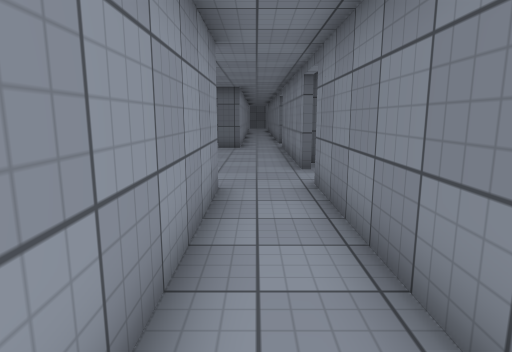
[1] (above)

18 first-person views from a walk through a 3-D level made in the Unity game engine. The camera is 1.4 m above the floor, tilts 10° down and sees 75° across. The floor is counted in squares, 1 m on a side. Each view is taken from the middle of a square. On the plan, view 1 faces up. The plan holds only what a view shows up to about 15 squares ahead; the rest is blank. The place goes on beyond the plan. Surface patterns are stand-ins for the level's own textures.

[2]
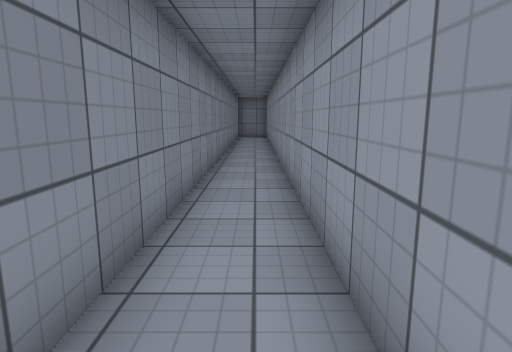

[3]
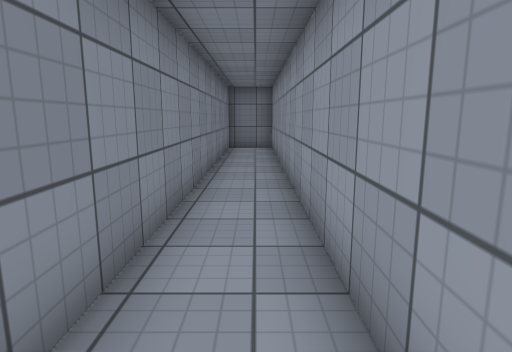

[4]
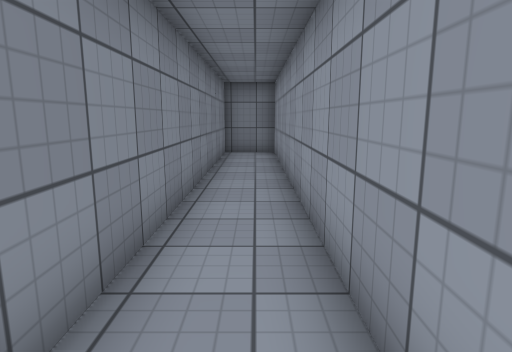

[5]
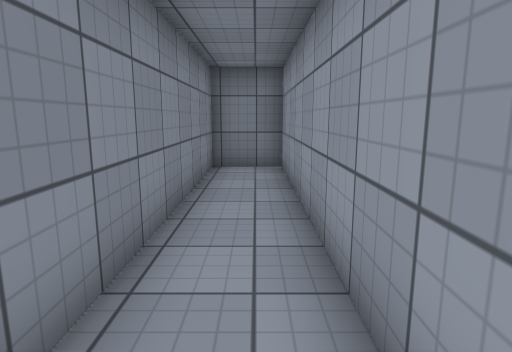

[6]
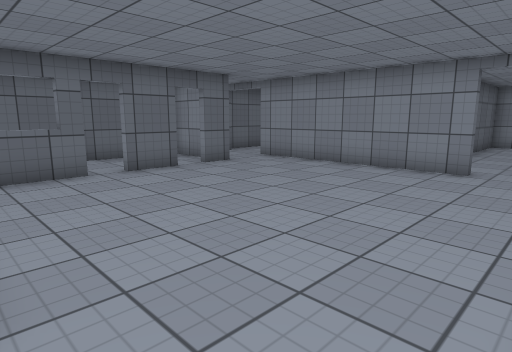

[7]
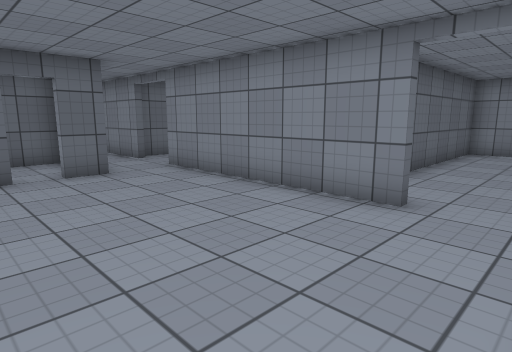

[8]
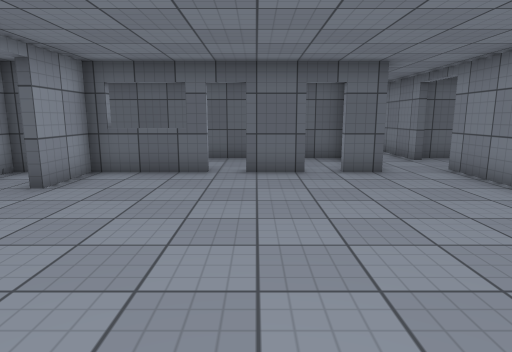

[9]
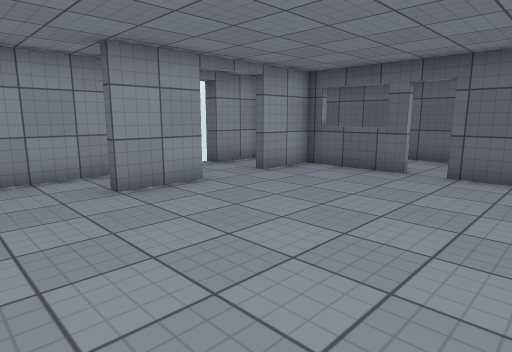

[10]
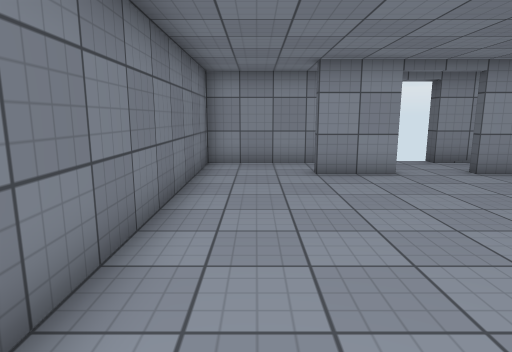

[11]
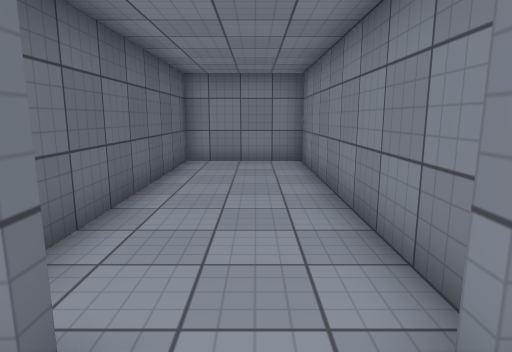

[12]
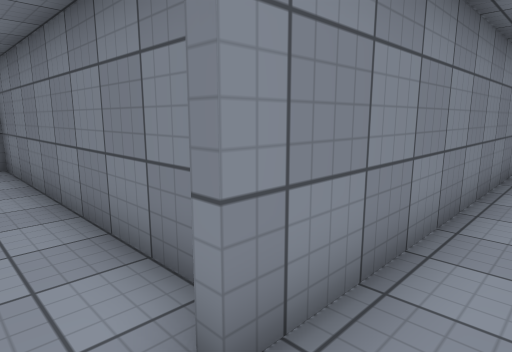

[13]
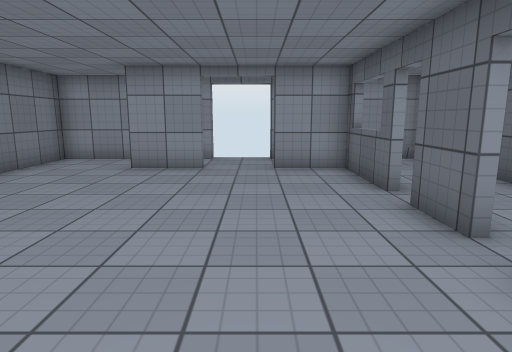

[14]
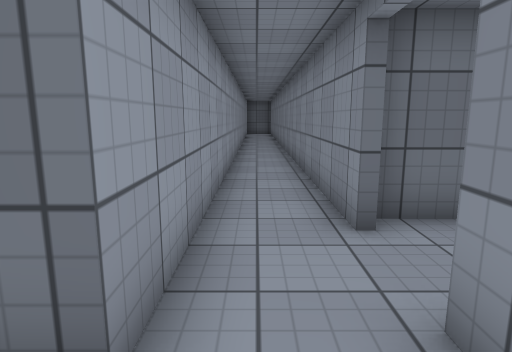

[15]
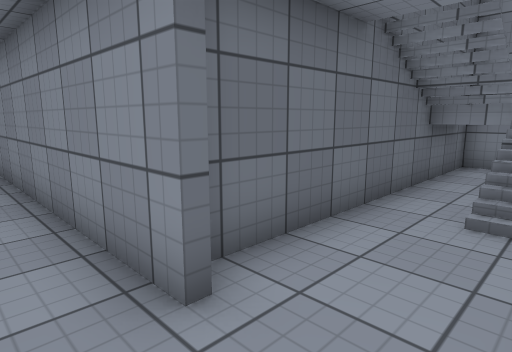

[16]
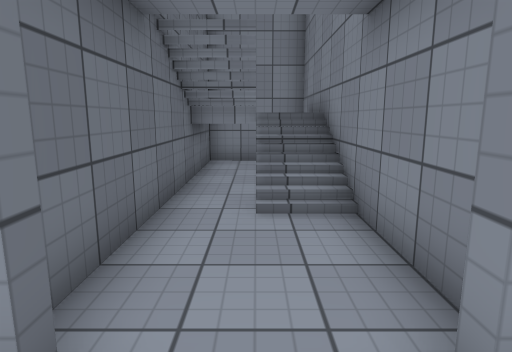

[17]
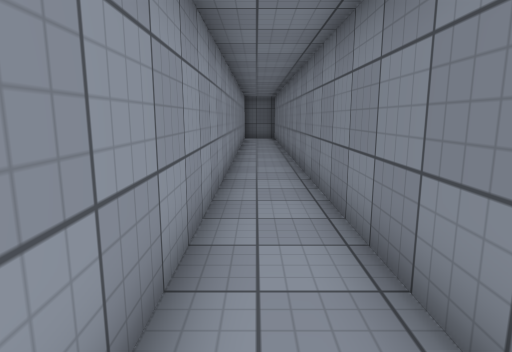

[18]
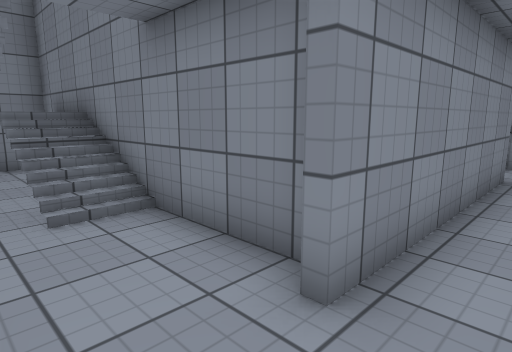

### Floor plan
Points are (right, up) in squares from view 1. A wall is a line through its corners. A room is listed if a view was taken in it or the views show most of it. See-through windows are left out.
Room 1 (views 1, 2, 3, 4, 5)
walls: (-0.8, 6.5) (-0.8, -17.5) (1.2, -17.5) (1.2, 7)
ways out: opening at (0, 7) to room 2
Room 2 (views 6, 7, 8, 9, 10, 11, 12, 13, 14)
walls: (1.2, 8.9) (1.2, 16); (1.5, 6.5) (10.7, 6.5) (10.7, 10.2) (1.6, 10.2); (-0.8, 15.5) (-1.8, 15.5); (-2.6, 15.5) (-4.2, 15.5); (-5.1, 15.5) (-8.2, 15.5) (-8.2, 13.5); (-8.2, 11.6) (-8.2, 9.5); (-10.2, 9.5) (-10.2, 6.5) (-1.8, 6.5)
ways out: opening at (0, 7) to room 1; opening at (0, 15) to room 3; opening at (-5, 16) to room 5; gap at (-4, 16) to room 5; opening at (-9, 10.5) to room 6; opening at (-8, 12.5) to room 6; opening at (-2, 16) to room 7
Room 3 (views 15, 16, 18)
walls: (1.8, 15.5) (7.5, 15.5); (1.2, 17.9) (1.2, 19.4); (-0.8, 19.5) (-0.8, 15.5); (7.5, 18.5) (1.6, 18.5)
ways out: opening at (0, 15) to room 2; opening at (0, 20) to room 4; opening at (6.5, 16); opening at (6.5, 18)
Room 4 (view 17)
walls: (-0.8, 29.5) (-0.8, 19.5); (1.2, 19.4) (1.2, 29.5)
ways out: opening at (0, 20) to room 3
Room 5 (no view inside)
walls: (-2.5, 18.5) (-9.6, 18.5); (-10.2, 18.4) (-10.2, 16.5)
ways out: opening at (-5, 16) to room 2; gap at (-4, 16) to room 2; opening at (-3.5, 17.5) to room 7
Room 6 (no view inside)
walls: (-10.8, 11.5) (-10.2, 11.5) (-10.2, 9.5); (-10.2, 15.5) (-10.2, 13.5) (-10.8, 13.5)
ways out: opening at (-9, 10.5) to room 2; opening at (-8, 12.5) to room 2
Room 7 (no view inside)
walls: (-1, 16.8) (-1, 18.5) (-2.5, 18.5)
ways out: opening at (-2, 16) to room 2; opening at (-3.5, 17.5) to room 5

Where each view was taken, in squares from view 1:
view 1: 0 up, 0 right, facing up
view 2: 6 up, 0 right, facing down
view 3: 2 down, 0 right, facing down
view 4: 4 down, 0 right, facing down
view 5: 8 down, 0 right, facing down
view 6: 7 up, 8 left, facing up-right
view 7: 7 up, 4 left, facing up-right
view 8: 7 up, 4 left, facing up
view 9: 7 up, 2 left, facing up-left
view 10: 8 up, 0 right, facing left
view 11: 8 up, 0 right, facing right
view 12: 8 up, 0 right, facing down-right
view 13: 13 up, 1 right, facing left
view 14: 14 up, 0 right, facing up
view 15: 16 up, 0 right, facing up-right
view 16: 17 up, 0 right, facing right
view 17: 20 up, 0 right, facing up
view 18: 18 up, 0 right, facing down-right
